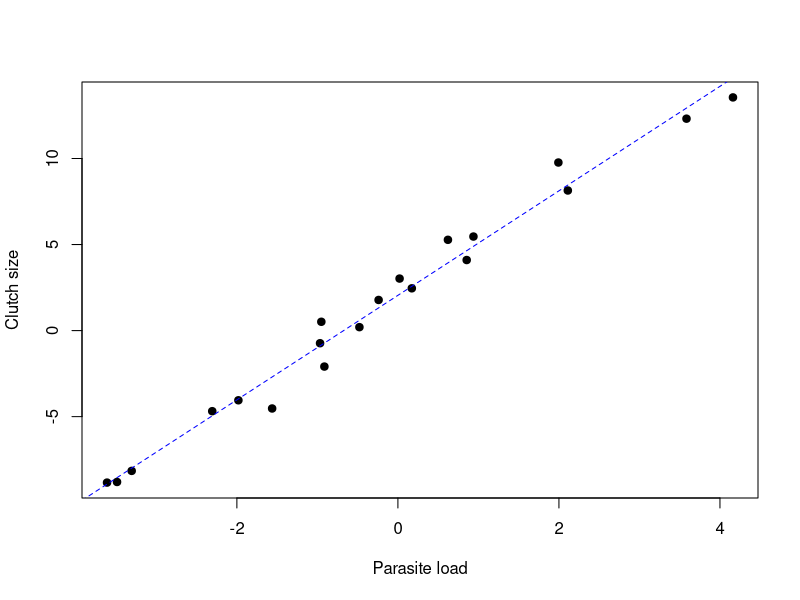

Reproduce this figure in R.
## ---- chunk 1
knitr::opts_chunk$set(echo = FALSE)
## ---- chunk 2
npoints <- 20
x <- rnorm(npoints, mean = 0, sd= 2)
y <- 2 + x*3 + rnorm(npoints, 0, 1)
plot(y ~ x, pch = 19, xlab = 'Parasite load',
     ylab = 'Clutch size')
abline(lm(y ~ x), col = 'blue', lty = 2)
